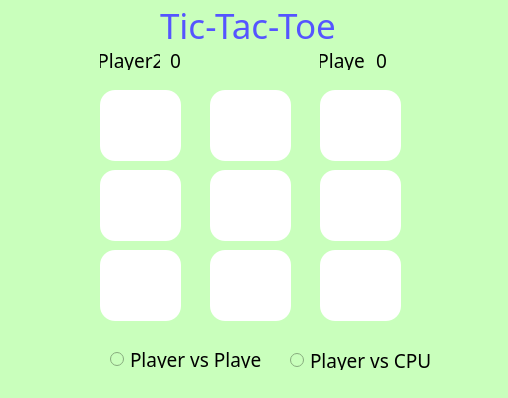
<?xml version="1.0" encoding="UTF-8"?>
<ui version="4.0">
 <class>Dialog</class>
 <widget class="QDialog" name="Dialog">
  <property name="geometry">
   <rect>
    <x>0</x>
    <y>0</y>
    <width>508</width>
    <height>398</height>
   </rect>
  </property>
  <property name="windowTitle">
   <string>Dialog</string>
  </property>
  <property name="styleSheet">
   <string notr="true">background-color: rgb(201, 255, 188);</string>
  </property>
  <widget class="QPushButton" name="btn2_0">
   <property name="geometry">
    <rect>
     <x>100</x>
     <y>250</y>
     <width>81</width>
     <height>71</height>
    </rect>
   </property>
   <property name="font">
    <font>
     <family>Showcard Gothic</family>
     <pointsize>14</pointsize>
    </font>
   </property>
   <property name="styleSheet">
    <string notr="true">
background-color: rgb(255, 255, 255);

  border-style: dotted;
 border-radius: 15px;</string>
   </property>
   <property name="text">
    <string/>
   </property>
  </widget>
  <widget class="QPushButton" name="btn2_1">
   <property name="geometry">
    <rect>
     <x>210</x>
     <y>250</y>
     <width>81</width>
     <height>71</height>
    </rect>
   </property>
   <property name="font">
    <font>
     <family>Showcard Gothic</family>
     <pointsize>14</pointsize>
    </font>
   </property>
   <property name="styleSheet">
    <string notr="true">
background-color: rgb(255, 255, 255);

  border-style: dotted;
 border-radius: 15px;</string>
   </property>
   <property name="text">
    <string/>
   </property>
  </widget>
  <widget class="QPushButton" name="btn2_2">
   <property name="geometry">
    <rect>
     <x>320</x>
     <y>250</y>
     <width>81</width>
     <height>71</height>
    </rect>
   </property>
   <property name="sizePolicy">
    <sizepolicy hsizetype="Maximum" vsizetype="Fixed">
     <horstretch>0</horstretch>
     <verstretch>0</verstretch>
    </sizepolicy>
   </property>
   <property name="font">
    <font>
     <family>Showcard Gothic</family>
     <pointsize>14</pointsize>
    </font>
   </property>
   <property name="styleSheet">
    <string notr="true">
background-color: rgb(255, 255, 255);

  border-style: dotted;
 border-radius: 15px;</string>
   </property>
   <property name="text">
    <string/>
   </property>
  </widget>
  <widget class="QPushButton" name="btn1_0">
   <property name="geometry">
    <rect>
     <x>100</x>
     <y>170</y>
     <width>81</width>
     <height>71</height>
    </rect>
   </property>
   <property name="font">
    <font>
     <family>Showcard Gothic</family>
     <pointsize>14</pointsize>
    </font>
   </property>
   <property name="styleSheet">
    <string notr="true">
background-color: rgb(255, 255, 255);

  border-style: dotted;
 border-radius: 15px;</string>
   </property>
   <property name="text">
    <string/>
   </property>
  </widget>
  <widget class="QPushButton" name="btn1_1">
   <property name="geometry">
    <rect>
     <x>210</x>
     <y>170</y>
     <width>81</width>
     <height>71</height>
    </rect>
   </property>
   <property name="font">
    <font>
     <family>Showcard Gothic</family>
     <pointsize>14</pointsize>
    </font>
   </property>
   <property name="styleSheet">
    <string notr="true">
background-color: rgb(255, 255, 255);

  border-style: dotted;
 border-radius: 15px;</string>
   </property>
   <property name="text">
    <string/>
   </property>
  </widget>
  <widget class="QPushButton" name="btn1_2">
   <property name="geometry">
    <rect>
     <x>320</x>
     <y>170</y>
     <width>81</width>
     <height>71</height>
    </rect>
   </property>
   <property name="font">
    <font>
     <family>Showcard Gothic</family>
     <pointsize>14</pointsize>
    </font>
   </property>
   <property name="styleSheet">
    <string notr="true">
background-color: rgb(255, 255, 255);

  border-style: dotted;
 border-radius: 15px;</string>
   </property>
   <property name="text">
    <string/>
   </property>
  </widget>
  <widget class="QPushButton" name="btn0_2">
   <property name="geometry">
    <rect>
     <x>320</x>
     <y>90</y>
     <width>81</width>
     <height>71</height>
    </rect>
   </property>
   <property name="font">
    <font>
     <family>Showcard Gothic</family>
     <pointsize>14</pointsize>
    </font>
   </property>
   <property name="styleSheet">
    <string notr="true">
background-color: rgb(255, 255, 255);

  border-style: dotted;
 border-radius: 15px;</string>
   </property>
   <property name="text">
    <string/>
   </property>
  </widget>
  <widget class="QPushButton" name="btn0_1">
   <property name="geometry">
    <rect>
     <x>210</x>
     <y>90</y>
     <width>81</width>
     <height>71</height>
    </rect>
   </property>
   <property name="font">
    <font>
     <family>Showcard Gothic</family>
     <pointsize>14</pointsize>
    </font>
   </property>
   <property name="styleSheet">
    <string notr="true">
background-color: rgb(255, 255, 255);

  border-style: dotted;
 border-radius: 15px;</string>
   </property>
   <property name="text">
    <string/>
   </property>
  </widget>
  <widget class="QPushButton" name="btn0_0">
   <property name="geometry">
    <rect>
     <x>100</x>
     <y>90</y>
     <width>81</width>
     <height>71</height>
    </rect>
   </property>
   <property name="font">
    <font>
     <family>Showcard Gothic</family>
     <pointsize>14</pointsize>
    </font>
   </property>
   <property name="styleSheet">
    <string notr="true">
background-color: rgb(255, 255, 255);

  border-style: dotted;
 border-radius: 15px;</string>
   </property>
   <property name="text">
    <string/>
   </property>
  </widget>
  <widget class="QLabel" name="label">
   <property name="geometry">
    <rect>
     <x>320</x>
     <y>50</y>
     <width>61</width>
     <height>20</height>
    </rect>
   </property>
   <property name="font">
    <font>
     <family>Segoe Marker</family>
     <pointsize>14</pointsize>
    </font>
   </property>
   <property name="text">
    <string>Player1</string>
   </property>
   <property name="alignment">
    <set>Qt::AlignCenter</set>
   </property>
  </widget>
  <widget class="QLabel" name="label_3">
   <property name="geometry">
    <rect>
     <x>100</x>
     <y>50</y>
     <width>61</width>
     <height>20</height>
    </rect>
   </property>
   <property name="font">
    <font>
     <family>Segoe Marker</family>
     <pointsize>14</pointsize>
    </font>
   </property>
   <property name="text">
    <string>Player2</string>
   </property>
   <property name="alignment">
    <set>Qt::AlignCenter</set>
   </property>
  </widget>
  <widget class="QLabel" name="lbl_player1">
   <property name="geometry">
    <rect>
     <x>366</x>
     <y>50</y>
     <width>31</width>
     <height>20</height>
    </rect>
   </property>
   <property name="font">
    <font>
     <family>Segoe Marker</family>
     <pointsize>14</pointsize>
    </font>
   </property>
   <property name="text">
    <string>0</string>
   </property>
   <property name="alignment">
    <set>Qt::AlignCenter</set>
   </property>
  </widget>
  <widget class="QLabel" name="lbl_player2">
   <property name="geometry">
    <rect>
     <x>160</x>
     <y>50</y>
     <width>31</width>
     <height>20</height>
    </rect>
   </property>
   <property name="font">
    <font>
     <family>Segoe Marker</family>
     <pointsize>14</pointsize>
    </font>
   </property>
   <property name="text">
    <string>0</string>
   </property>
   <property name="alignment">
    <set>Qt::AlignCenter</set>
   </property>
  </widget>
  <widget class="QRadioButton" name="rb_pp">
   <property name="geometry">
    <rect>
     <x>110</x>
     <y>350</y>
     <width>151</width>
     <height>18</height>
    </rect>
   </property>
   <property name="font">
    <font>
     <family>Segoe Marker</family>
     <pointsize>14</pointsize>
    </font>
   </property>
   <property name="text">
    <string>Player vs Player</string>
   </property>
  </widget>
  <widget class="QRadioButton" name="rb_pc">
   <property name="geometry">
    <rect>
     <x>290</x>
     <y>350</y>
     <width>141</width>
     <height>20</height>
    </rect>
   </property>
   <property name="font">
    <font>
     <family>Segoe Marker</family>
     <pointsize>14</pointsize>
    </font>
   </property>
   <property name="text">
    <string>Player vs CPU</string>
   </property>
  </widget>
  <widget class="QLabel" name="label_2">
   <property name="geometry">
    <rect>
     <x>160</x>
     <y>10</y>
     <width>201</width>
     <height>31</height>
    </rect>
   </property>
   <property name="font">
    <font>
     <family>Orange LET</family>
     <pointsize>26</pointsize>
    </font>
   </property>
   <property name="styleSheet">
    <string notr="true">color: rgb(85, 85, 255);</string>
   </property>
   <property name="text">
    <string>Tic-Tac-Toe</string>
   </property>
  </widget>
 </widget>
 <resources/>
 <connections/>
</ui>
